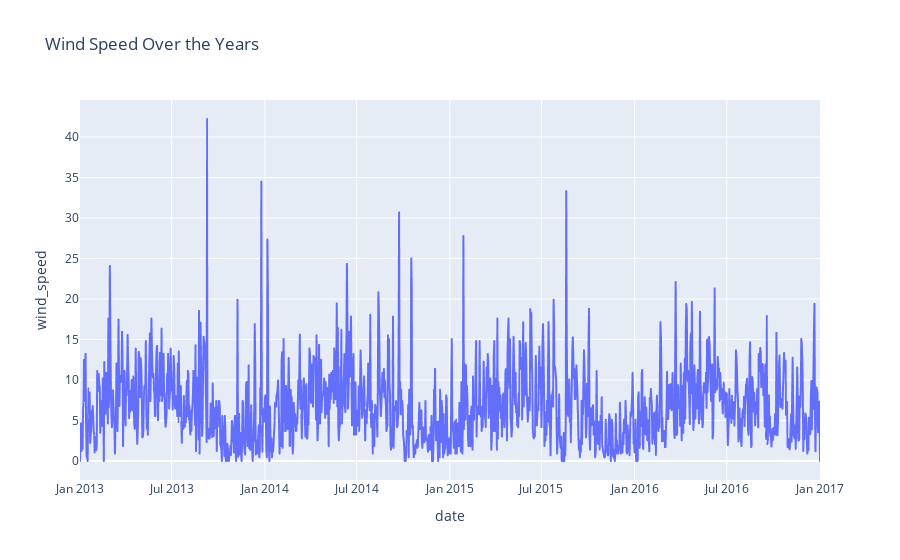

The code cell stored with this chart in its notebook:
### Code cell
figure = px.line(data, x="date" ,y="wind_speed",title='Wind Speed Over the Years')
figure.show()

### Figure 1 — Plotly figure (JSON) as saved in the notebook; plotly's stock layout.template omitted (floating-point values rounded to 4 significant figures; data arrays with more than 128 entries replaced by an {"elided": "..."} marker saying what was removed)
{"data": [{"hovertemplate": "date=%{x}<br>wind_speed=%{y}<extra></extra>", "legendgroup": "", "line": {"color": "#636efa", "dash": "solid"}, "marker": {"symbol": "circle"}, "mode": "lines", "name": "", "showlegend": false, "type": "scattergl", "x": {"elided": "1462 str values"}, "xaxis": "x", "y": {"elided": "1462 float values"}, "yaxis": "y"}], "layout": {"legend": {"tracegroupgap": 0}, "title": {"text": "Wind Speed Over the Years"}, "xaxis": {"anchor": "y", "domain": [0, 1], "title": {"text": "date"}}, "yaxis": {"anchor": "x", "domain": [0, 1], "title": {"text": "wind_speed"}}}}
